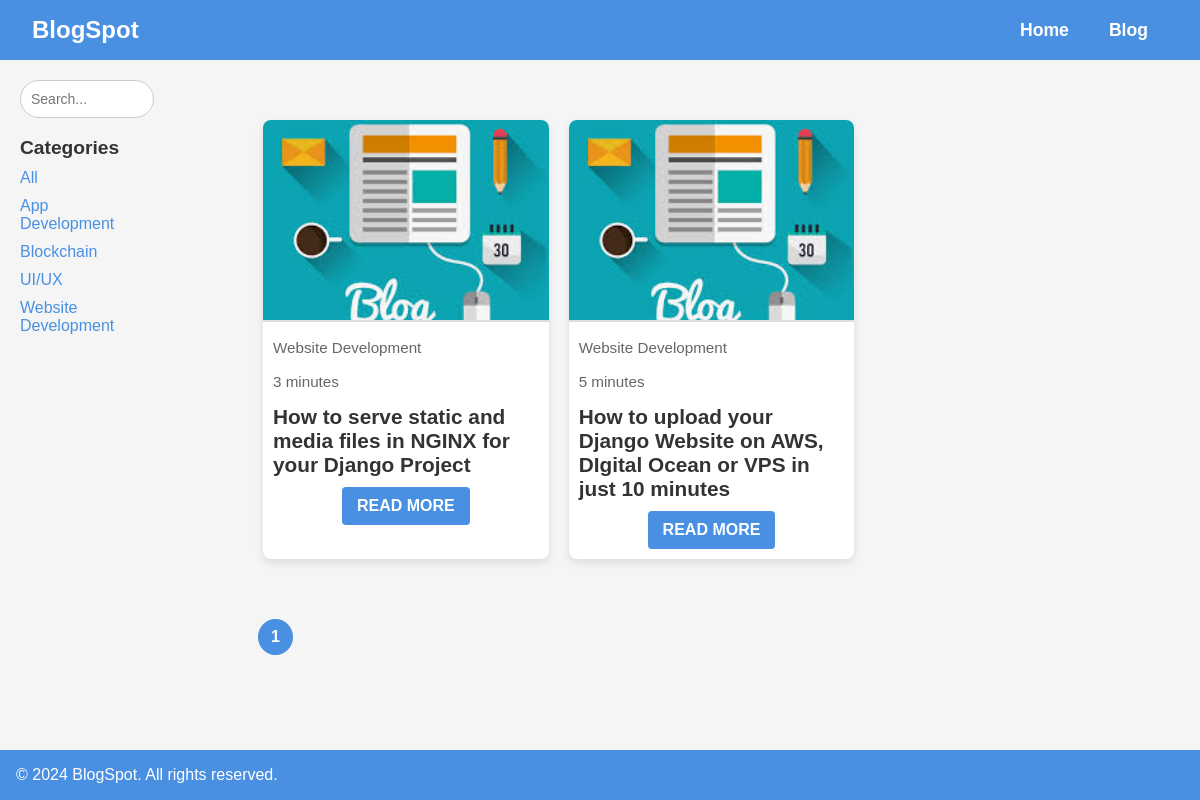
The page /search/?category=website-development on the database its author committed.
### web/models.py (models this page shows, shortened)
class CommonModel(models.Model):
    extra_params    =   models.JSONField        (blank=True, null=True, help_text="Extra parameters related to the model.")
    created_at      =   models.DateTimeField    (auto_now_add=True, blank=True, null=True, help_text="The date and time when the object was created.")
    updated_at      =   models.DateTimeField    (auto_now=True, blank=True, null=True, help_text="The date and time when the object was last updated.")
    created_by      =   models.ForeignKey       (User, blank=True, null=True, on_delete=models.SET_NULL, related_name="created_%(class)s", help_text="The user who created the object.")
    history         =   HistoricalRecords(inherit=True)
    tracker         =   FieldTracker()
    admin_meta      =   {}
    class Meta:
        abstract = True

class BlogCategory(CommonModel):
    category    =   models.CharField    (max_length=100, unique=True, help_text="The name of the blog category.")
    slug        =   models.SlugField    (max_length=100, unique=True, blank=True, null=True, help_text="A unique slug for the category, used in URLs.")
    class Meta:
        verbose_name_plural =   "Blog Categories"
        ordering            =   ['category']
    admin_meta = {
        'list_display': ("category", "slug"),
        'list_editable': ("slug",),
        'list_per_page': 50,
    }

class Blog(CommonModel):
    title               =   models.CharField    (max_length=200, help_text="The title of the blog post.")
    sub_title           =   models.CharField    (max_length=200, blank=True, null=True, help_text="An optional subtitle for the blog post.")
    thumbnail           =   models.CharField    (max_length=255, blank=True, null=True, help_text="The relative path to the blog thumbnail image in GitHub (e.g., 'blog/image1.jpg').")
    category            =   models.ForeignKey   (BlogCategory, null=True, on_delete=models.SET_NULL, help_text="The category to which the blog belongs.")
    featured_text       =   models.TextField    (null=True, blank=True, help_text="A featured text or excerpt from the blog, with rich text support.")
    text                =   models.TextField    (null=True, blank=True, help_text="The main content of the blog post, with rich text support.")
    slug                =   models.SlugField    (unique=True, blank=True, null=True, help_text="A unique slug for the blog, auto-generated based on the title.")
    readtime            =   models.CharField    (max_length=200, null=True, blank=True, help_text="An estimated reading time for the blog post.")
    tags                =   models.TextField    (null=True, blank=True, default='all', help_text="A list of tags for the blog (comma-separated).")
    order_by            =   models.IntegerField (default=0, help_text="The ordering of the blog post. Higher numbers come first.")
    admin_meta =    {
        'list_display'      :   ("id", "title", "category", "slug", "created_at"),
        'list_editable'     :   ("category",),
        'list_per_page'     :   50,
        'list_filter'       :   ("category",),
        'inline'            :   [{'BlogImage': 'blog'}]
    }
    def get_thumbnail_url(self):
        if self.thumbnail:
            return f"https://raw.githubusercontent.com/heemit/Blog-Project/main/media/{self.thumbnail}"
        return "default-image-url"  # URL for a default image in case none is provided
    class Meta:
        verbose_name_plural = "Blog"
        ordering            = ['order_by']  # Sort in descending order

### web/views.py (the view)
# urls.py: path('search/', views.search, name='search'),  # Search functionality
def search(request):
    context = get_blog_context(request)
    return render(request, 'web/blog_list.html', context)

### web/views.py (called while the page is built)
def get_blog_context(request):
    query           =   request.GET.get('query', '').strip()
    category_slug   =   request.GET.get('category', '').strip()
    blogs           =   Blog.objects.all()
    if query:
        blogs = blogs.filter    (title__icontains=query)
    if category_slug and category_slug != 'all':
        blogs = blogs.filter    (category__slug=category_slug)
    paginator       =   Paginator(blogs, 6)  # Paginate by 6 blogs per page
    page_number     =   request.GET.get('page')
    page_obj        =   paginator.get_page(page_number)
    categories      =   BlogCategory.objects.all()
    return {
        'page_obj': page_obj,
        'categories': categories,
        'query': query,
        'category_slug': category_slug
    }

### web/templates/web/blog_list.html (shortened to what this page needs)
<!DOCTYPE html>
<html lang="en">
<head>
    {% load static %}
    <link rel="stylesheet" href="{% static 'css/style.css' %}">
</head>
<body>
<header class="navbar">
    <div class="logo">BlogSpot</div>
    <a href="{% url 'index' %}" class="home-link">Home</a>
    <a href="{% url 'blog_list' %}" class="blog-link">Blog</a>
</header>
<div class="content">
    <aside>
        <div class="search-bar">
            <form method="get" action="{% url 'search' %}">
                <input type="text" name="query" placeholder="Search..." value="{{ query }}">
            </form>
        </div>
        <div class="categories">
            <h3>Categories</h3>
            <ul>
                <li><a href="{% url 'search' %}?category=all">All</a></li>
                {% for category in categories %}
                    <li><a href="{% url 'search' %}?category={{ category.slug }}">{{ category.category }}</a></li>
                {% endfor %}
            </ul>
        </div>
    </aside>
    <main class="blogs">
        {% for blog in page_obj %}
            <div class="blog-card" onclick="window.location.href='{% url 'blog_details' blog.slug %}'">
                <img src="{{ blog.get_thumbnail_url }}" alt="{{ blog.title }}" onerror="this.onerror=null;this.src='{% static 'images/default_image.jpeg' %}'">
                <div class="blog-meta">
                    <p class="blog-category">{{ blog.category.category }}</p>
                    <p class="blog-readtime">{{ blog.readtime }}</p>
                </div>
                <h3>{{ blog.title }}</h3>
                <a href="{% url 'blog_details' blog.slug %}" class="read-more">Read More</a>
            </div>
        {% endfor %}
    </main>
</div>
<div class="pagination">
    {% for num in page_obj.paginator.page_range %}
        <a href="?page={{ num }}" {% if page_obj.number == num %}class="active"{% endif %}>{{ num }}</a>
    {% endfor %}
</div>
<footer class="footer">
    <p>&copy; 2024 BlogSpot. All rights reserved.</p>
</footer>
</body>
</html>

### web/static/css/style.css (style rules this page uses)
body { font-family: 'Arial', sans-serif; background-color: #f5f5f5; margin: 0; padding: 0; color: #333; display: flex; flex-direction: column; min-height: 100vh; }
.navbar { background-color: #4a90e2; color: #fff; padding: 1rem 2rem; display: flex; justify-content: flex-start; align-items: center; }
.navbar a { color: #fff; text-decoration: none; margin: 0 20px; font-weight: bold; font-size: 1.1rem; transition: color 0.3s; }
.logo { font-size: 1.5rem; font-weight: bold; margin-right: auto; }
.content { display: flex; padding: 20px; align-items: flex-start; flex-wrap: wrap; }
.search-bar { width: 50%; margin-right: 20px; }
.search-bar input[type="text"] { width: 100%; padding: 10px; font-size: 14px; border: 1px solid #ccc; border-radius: 20px; outline: none; transition: border 0.3s; }
.categories { width: 20%; margin-right: 20px; }
.categories h3 { font-size: 1.2rem; margin-bottom: 10px; color: #333; }
.categories ul { list-style: none; padding: 0; margin: 0; }
.categories ul li { margin-bottom: 10px; }
.categories ul li a { color: #4a90e2; text-decoration: none; font-size: 1rem; transition: color 0.2s; }
.blogs { flex: 1; padding: 20px; display: grid; grid-template-columns: repeat(3, 1fr); gap: 20px; margin-top: 20px; }
.blog-card { background: #fff; border-radius: 8px; box-shadow: 0 4px 8px rgba(0, 0, 0, 0.1); overflow: hidden; transition: transform 0.2s ease, box-shadow 0.3s ease; cursor: pointer; }
.blog-card img { width: 100%; height: 200px; object-fit: cover; border-bottom: 2px solid #ddd; }
.blog-card h3 { font-size: 1.3rem; margin: 10px; color: #333; }
.blog-card p { font-size: 0.95rem; margin: 10px; color: #666; line-height: 1.6; }
.read-more { display: inline-block; background: #4a90e2; color: #fff; padding: 10px 15px; font-weight: bold; text-transform: uppercase; text-decoration: none; border-radius: 4px; text-align: center; margin: 10px auto; display: block; width: fit-content; transition: background 0.2s ease, transform 0.2s ease; }
.pagination { display: flex; justify-content: flex-start; margin: 20px 0; margin-left: 250px; }
.pagination a { margin: 0 8px; padding: 8px 12px; color: #4a90e2; border: 1px solid #4a90e2; border-radius: 50%; text-decoration: none; font-size: 1rem; transition: background 0.3s, color 0.3s; }
.pagination a.active { background: #4a90e2; color: white; font-weight: bold; }
.footer { background-color: #4a90e2; color: #fff; padding: 1rem 2rem; display: flex; justify-content: flex-start; text-align: center; margin-top: auto; padding: 1rem; }
.footer p { margin: 0; }

### rows shown on the page
BlogCategory: category "App Development"
BlogCategory: category "Blockchain"
BlogCategory: category "UI/UX"
BlogCategory: category "Website Development"
Blog: category.category "Website Development", readtime "3 minutes", title "How to serve static and media files in NGINX for your Django Project"
Blog: category.category "Website Development", readtime "5 minutes", title "How to upload your Django Website on AWS, DIgital Ocean or VPS in just 10 minutes"

### other values the page prints
{{ num }} "1"
